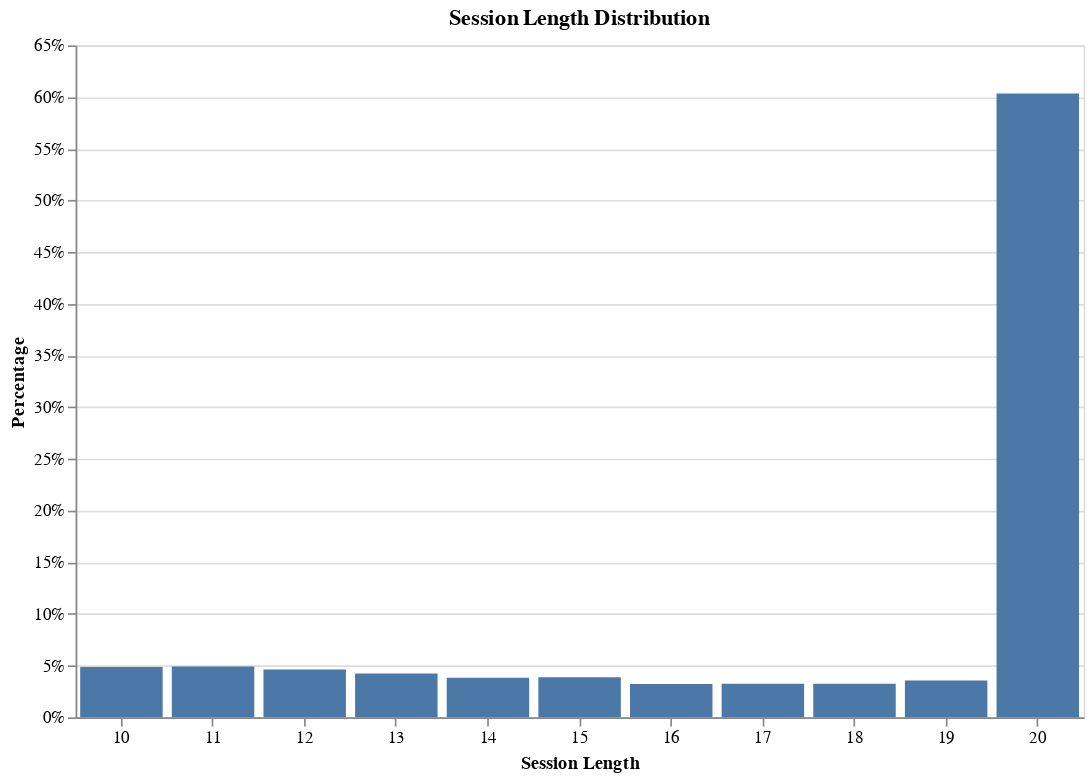

The notebook cell this image was saved under:
### Code cell
import altair as alt

# Group and convert to pandas
session_counts = (
    df_sessions
    .group_by("session_length")
    .agg(pl.len().alias("count"))
    .sort("session_length")
)

# Create chart with percentage transformation
chart = alt.Chart(session_counts).transform_joinaggregate(
    TotalSessions='sum(count)'
).transform_calculate(
    Percent='datum.count / datum.TotalSessions'
).mark_bar().encode(
    x=alt.X('session_length:N', title='Session Length', axis=alt.Axis(labelAngle=0)),
    y=alt.Y('Percent:Q', title='Percentage', axis=alt.Axis(format='.0%'))
).properties(
    title="Session Length Distribution",
    width=600,
    height=400
)

chart

### Figure 1 — Vega-Lite specification as saved in the notebook (floating-point values rounded to 4 significant figures)
{"config": {"view": {"continuousWidth": 300, "continuousHeight": 300}}, "data": {"name": "data-3139190fd1c49ddbf76aa79b1f1aa5e2"}, "mark": {"type": "bar"}, "encoding": {"x": {"axis": {"labelAngle": 0}, "field": "session_length", "title": "Session Length", "type": "nominal"}, "y": {"axis": {"format": ".0%"}, "field": "Percent", "title": "Percentage", "type": "quantitative"}}, "height": 400, "title": "Session Length Distribution", "transform": [{"joinaggregate": [{"op": "sum", "field": "count", "as": "TotalSessions"}]}, {"calculate": "datum.count / datum.TotalSessions", "as": "Percent"}], "width": 600, "$schema": "https://vega.github.io/schema/vega-lite/v5.20.1.json", "datasets": {"data-3139190fd1c49ddbf76aa79b1f1aa5e2": [{"session_length": 10, "count": 8190}, {"session_length": 11, "count": 8272}, {"session_length": 12, "count": 7752}, {"session_length": 13, "count": 7111}, {"session_length": 14, "count": 6426}, {"session_length": 15, "count": 6525}, {"session_length": 16, "count": 5424}, {"session_length": 17, "count": 5440}, {"session_length": 18, "count": 5454}, {"session_length": 19, "count": 5966}, {"session_length": 20, "count": 101320}]}}
